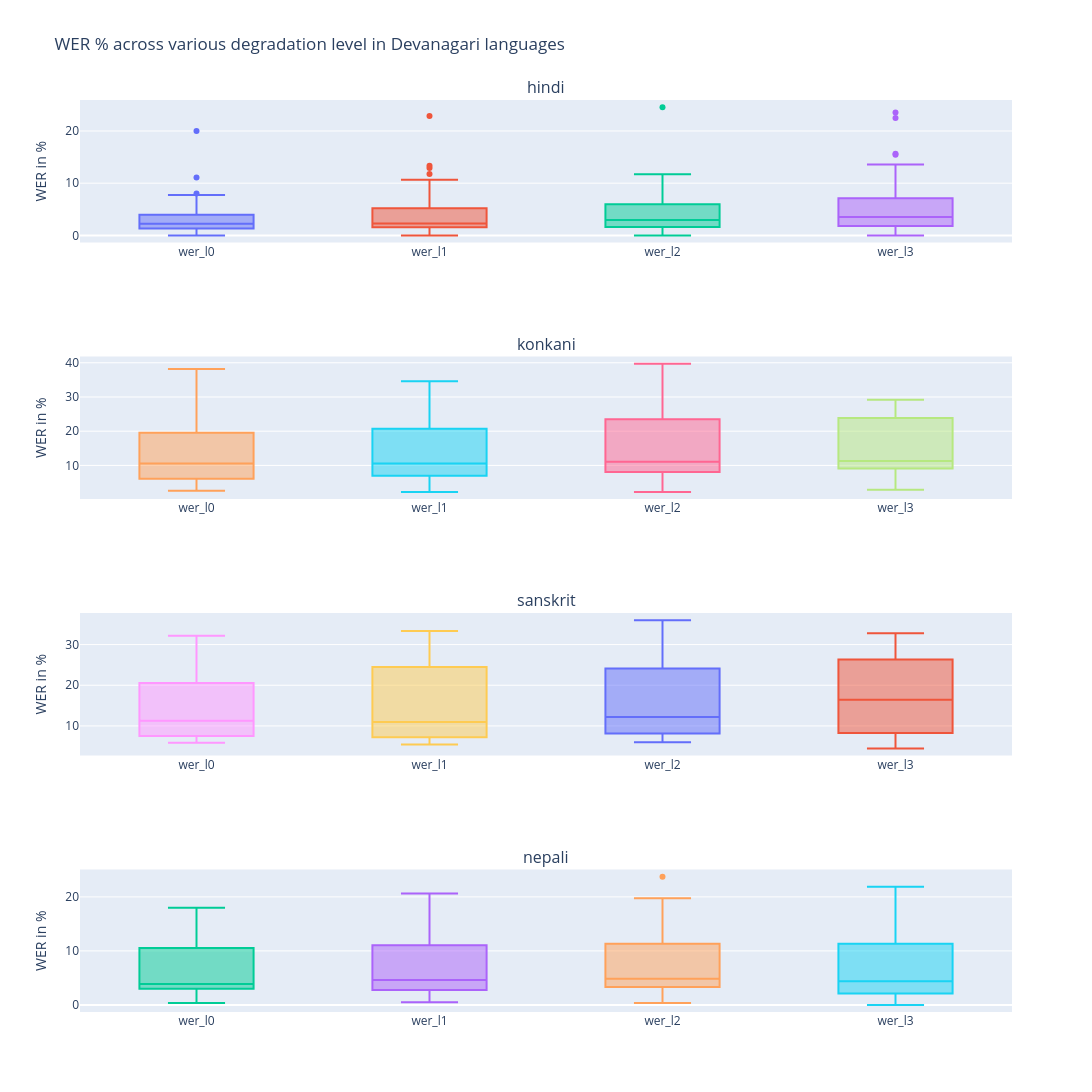

The notebook cell this image was saved under:
### Code cell
display_box_plot(results_df=results_devanagari, script=script, metric_type='WER').show()

### Figure 1 — Plotly figure (JSON) as saved in the notebook; plotly's stock layout.template omitted (floating-point values rounded to 4 significant figures)
{"data": [{"name": "wer_l0", "text": ["Devanagari_Noto_Sans_19", "Devanagari_Noto_Serif_Devanagari_18", "Devanagari_Anek_Devanagari_22", "Devanagari_Noto_Sans_23", "Devanagari_Poppins_13", "Devanagari_Poppins_29", "Devanagari_Poppins_4", "Devanagari_Anek_Devanagari_12", "Devanagari_Noto_Sans_3", "Devanagari_Noto_Sans_24", "Devanagari_Anek_Devanagari_25", "Devanagari_Poppins_2", "Devanagari_Noto_Sans_Devanagari_27", "Devanagari_Poppins_15", "Devanagari_Noto_Serif_Devanagari_7", "Devanagari_Noto_Sans_Devanagari_28", "Devanagari_Anek_Devanagari_26", "Devanagari_Noto_Serif_Devanagari_30", "Devanagari_Noto_Serif_Devanagari_8", "Devanagari_Poppins_20", "Devanagari_Noto_Sans_10", "Devanagari_Anek_Devanagari_11", "Devanagari_Noto_Sans_Devanagari_14", "Devanagari_Noto_Serif_Devanagari_16", "Devanagari_Noto_Sans_Devanagari_9", "Devanagari_Anek_Devanagari_17", "Devanagari_Noto_Sans_6", "Devanagari_Noto_Serif_Devanagari_21", "Devanagari_Anek_Devanagari_5"], "type": "box", "xaxis": "x", "y": [1.911, 2.273, 5.226, 1.404, 8.039, 3.731, 4.839, 1.303, 0.3226, 0.7634, 1.695, 7.742, 0.0, 4.56, 0.9677, 2.817, 20.0, 2.273, 0.6472, 2.614, 1.278, 2.244, 3.268, 1.929, 1.623, 11.07, 1.613, 2.373, 0.6494], "yaxis": "y"}, {"name": "wer_l1", "text": ["Devanagari_Noto_Sans_19", "Devanagari_Noto_Serif_Devanagari_18", "Devanagari_Anek_Devanagari_22", "Devanagari_Noto_Sans_23", "Devanagari_Poppins_13", "Devanagari_Poppins_29", "Devanagari_Poppins_4", "Devanagari_Anek_Devanagari_12", "Devanagari_Noto_Sans_3", "Devanagari_Noto_Sans_24", "Devanagari_Anek_Devanagari_25", "Devanagari_Poppins_2", "Devanagari_Noto_Sans_Devanagari_27", "Devanagari_Poppins_15", "Devanagari_Noto_Serif_Devanagari_7", "Devanagari_Noto_Sans_Devanagari_28", "Devanagari_Anek_Devanagari_26", "Devanagari_Noto_Serif_Devanagari_30", "Devanagari_Noto_Serif_Devanagari_8", "Devanagari_Poppins_20", "Devanagari_Noto_Sans_10", "Devanagari_Anek_Devanagari_11", "Devanagari_Noto_Sans_Devanagari_14", "Devanagari_Noto_Serif_Devanagari_16", "Devanagari_Noto_Sans_Devanagari_9", "Devanagari_Anek_Devanagari_17", "Devanagari_Noto_Sans_6", "Devanagari_Noto_Serif_Devanagari_21", "Devanagari_Anek_Devanagari_5"], "type": "box", "xaxis": "x", "y": [2.229, 3.247, 5.226, 2.105, 9.968, 2.985, 12.9, 0.6515, 1.29, 0.7634, 1.695, 10.65, 0.0, 5.212, 0.9677, 2.817, 22.86, 2.273, 1.942, 11.76, 0.9585, 2.564, 2.614, 1.929, 3.247, 13.36, 1.613, 2.034, 1.299], "yaxis": "y"}, {"name": "wer_l2", "text": ["Devanagari_Noto_Sans_19", "Devanagari_Noto_Serif_Devanagari_18", "Devanagari_Anek_Devanagari_22", "Devanagari_Noto_Sans_23", "Devanagari_Poppins_13", "Devanagari_Poppins_29", "Devanagari_Poppins_4", "Devanagari_Anek_Devanagari_12", "Devanagari_Noto_Sans_3", "Devanagari_Noto_Sans_24", "Devanagari_Anek_Devanagari_25", "Devanagari_Poppins_2", "Devanagari_Noto_Sans_Devanagari_27", "Devanagari_Poppins_15", "Devanagari_Noto_Serif_Devanagari_7", "Devanagari_Noto_Sans_Devanagari_28", "Devanagari_Anek_Devanagari_26", "Devanagari_Noto_Serif_Devanagari_30", "Devanagari_Noto_Serif_Devanagari_8", "Devanagari_Poppins_20", "Devanagari_Noto_Sans_10", "Devanagari_Anek_Devanagari_11", "Devanagari_Noto_Sans_Devanagari_14", "Devanagari_Noto_Serif_Devanagari_16", "Devanagari_Noto_Sans_Devanagari_9", "Devanagari_Anek_Devanagari_17", "Devanagari_Noto_Sans_6", "Devanagari_Noto_Serif_Devanagari_21", "Devanagari_Anek_Devanagari_5"], "type": "box", "xaxis": "x", "y": [3.503, 2.922, 5.575, 1.754, 9.325, 4.478, 5.161, 1.954, 0.0, 1.145, 1.695, 9.677, 0.0, 7.818, 1.613, 2.817, 24.57, 3.03, 1.294, 7.19, 0.9585, 2.564, 2.941, 8.039, 2.922, 11.73, 1.613, 2.373, 1.623], "yaxis": "y"}, {"name": "wer_l3", "text": ["Devanagari_Noto_Sans_19", "Devanagari_Noto_Serif_Devanagari_18", "Devanagari_Anek_Devanagari_22", "Devanagari_Noto_Sans_23", "Devanagari_Poppins_13", "Devanagari_Poppins_29", "Devanagari_Poppins_4", "Devanagari_Anek_Devanagari_12", "Devanagari_Noto_Sans_3", "Devanagari_Noto_Sans_24", "Devanagari_Anek_Devanagari_25", "Devanagari_Poppins_2", "Devanagari_Noto_Sans_Devanagari_27", "Devanagari_Poppins_15", "Devanagari_Noto_Serif_Devanagari_7", "Devanagari_Noto_Sans_Devanagari_28", "Devanagari_Anek_Devanagari_26", "Devanagari_Noto_Serif_Devanagari_30", "Devanagari_Noto_Serif_Devanagari_8", "Devanagari_Poppins_20", "Devanagari_Noto_Sans_10", "Devanagari_Anek_Devanagari_11", "Devanagari_Noto_Sans_Devanagari_14", "Devanagari_Noto_Serif_Devanagari_16", "Devanagari_Noto_Sans_Devanagari_9", "Devanagari_Anek_Devanagari_17", "Devanagari_Noto_Sans_6", "Devanagari_Noto_Serif_Devanagari_21", "Devanagari_Anek_Devanagari_5"], "type": "box", "xaxis": "x", "y": [3.185, 4.87, 6.272, 2.456, 22.51, 4.478, 6.129, 1.303, 0.0, 1.527, 1.271, 9.677, 1.282, 10.1, 0.6452, 3.521, 15.43, 4.545, 2.265, 4.248, 1.917, 3.205, 23.53, 2.251, 5.195, 15.64, 1.935, 13.56, 0.6494], "yaxis": "y"}, {"name": "wer_l0", "text": ["Devanagari_Noto_Sans_19", "Devanagari_Anek_Devanagari_18", "Devanagari_Poppins_12", "Devanagari_Noto_Sans_4", "Devanagari_Anek_Devanagari_15", "Devanagari_Noto_Sans_Devanagari_7", "Devanagari_Noto_Serif_Devanagari_6", "Devanagari_Noto_Sans_3", "Devanagari_Poppins_14", "Devanagari_Poppins_23", "Devanagari_Noto_Sans_Devanagari_27", "Devanagari_Anek_Devanagari_13", "Devanagari_Noto_Sans_Devanagari_24", "Devanagari_Noto_Sans_1", "Devanagari_Noto_Serif_Devanagari_30", "Devanagari_Noto_Serif_Devanagari_8", "Devanagari_Noto_Serif_Devanagari_26", "Devanagari_Poppins_20", "Devanagari_Noto_Sans_Devanagari_29", "Devanagari_Noto_Sans_10", "Devanagari_Noto_Serif_Devanagari_11", "Devanagari_Noto_Sans_Devanagari_25", "Devanagari_Noto_Sans_21", "Devanagari_Noto_Sans_Devanagari_22", "Devanagari_Anek_Devanagari_16", "Devanagari_Noto_Serif_Devanagari_2", "Devanagari_Noto_Sans_Devanagari_9", "Devanagari_Noto_Serif_Devanagari_17"], "type": "box", "xaxis": "x2", "y": [10.16, 23.81, 17.3, 5.788, 8.766, 38.14, 4.235, 5.825, 27.24, 13.93, 11.76, 28.1, 7.345, 5.195, 21.74, 5.788, 32.05, 16.83, 11.02, 2.589, 9.677, 27.59, 8.108, 14.15, 12.97, 6.41, 7.962, 3.514], "yaxis": "y2"}, {"name": "wer_l1", "text": ["Devanagari_Noto_Sans_19", "Devanagari_Anek_Devanagari_18", "Devanagari_Poppins_12", "Devanagari_Noto_Sans_4", "Devanagari_Anek_Devanagari_15", "Devanagari_Noto_Sans_Devanagari_7", "Devanagari_Noto_Serif_Devanagari_6", "Devanagari_Noto_Sans_3", "Devanagari_Poppins_14", "Devanagari_Poppins_23", "Devanagari_Noto_Sans_Devanagari_27", "Devanagari_Anek_Devanagari_13", "Devanagari_Noto_Sans_Devanagari_24", "Devanagari_Noto_Sans_1", "Devanagari_Noto_Serif_Devanagari_30", "Devanagari_Noto_Serif_Devanagari_8", "Devanagari_Noto_Serif_Devanagari_26", "Devanagari_Poppins_20", "Devanagari_Noto_Sans_Devanagari_29", "Devanagari_Noto_Sans_10", "Devanagari_Noto_Serif_Devanagari_11", "Devanagari_Noto_Sans_Devanagari_25", "Devanagari_Noto_Sans_21", "Devanagari_Noto_Sans_Devanagari_22", "Devanagari_Anek_Devanagari_16", "Devanagari_Noto_Serif_Devanagari_2", "Devanagari_Noto_Sans_Devanagari_9", "Devanagari_Noto_Serif_Devanagari_17"], "type": "box", "xaxis": "x2", "y": [10.16, 23.81, 17.92, 6.109, 7.143, 34.62, 4.886, 6.149, 32.69, 17.91, 11.76, 27.78, 6.78, 6.494, 23.48, 9.003, 27.56, 15.24, 11.02, 2.265, 9.032, 25.29, 7.658, 15.61, 11.39, 7.692, 8.599, 3.195], "yaxis": "y2"}, {"name": "wer_l2", "text": ["Devanagari_Noto_Sans_19", "Devanagari_Anek_Devanagari_18", "Devanagari_Poppins_12", "Devanagari_Noto_Sans_4", "Devanagari_Anek_Devanagari_15", "Devanagari_Noto_Sans_Devanagari_7", "Devanagari_Noto_Serif_Devanagari_6", "Devanagari_Noto_Sans_3", "Devanagari_Poppins_14", "Devanagari_Poppins_23", "Devanagari_Noto_Sans_Devanagari_27", "Devanagari_Anek_Devanagari_13", "Devanagari_Noto_Sans_Devanagari_24", "Devanagari_Noto_Sans_1", "Devanagari_Noto_Serif_Devanagari_30", "Devanagari_Noto_Serif_Devanagari_8", "Devanagari_Noto_Serif_Devanagari_26", "Devanagari_Poppins_20", "Devanagari_Noto_Sans_Devanagari_29", "Devanagari_Noto_Sans_10", "Devanagari_Noto_Serif_Devanagari_11", "Devanagari_Noto_Sans_Devanagari_25", "Devanagari_Noto_Sans_21", "Devanagari_Noto_Sans_Devanagari_22", "Devanagari_Anek_Devanagari_16", "Devanagari_Noto_Serif_Devanagari_2", "Devanagari_Noto_Sans_Devanagari_9", "Devanagari_Noto_Serif_Devanagari_17"], "type": "box", "xaxis": "x2", "y": [11.11, 25.08, 22.01, 7.395, 9.091, 39.74, 4.56, 9.709, 25.0, 16.42, 11.03, 26.8, 8.475, 4.87, 26.09, 9.646, 32.05, 17.14, 11.86, 2.265, 10.0, 27.59, 7.658, 15.12, 12.03, 6.09, 9.554, 3.514], "yaxis": "y2"}, {"name": "wer_l3", "text": ["Devanagari_Noto_Sans_19", "Devanagari_Anek_Devanagari_18", "Devanagari_Poppins_12", "Devanagari_Noto_Sans_4", "Devanagari_Anek_Devanagari_15", "Devanagari_Noto_Sans_Devanagari_7", "Devanagari_Noto_Serif_Devanagari_6", "Devanagari_Noto_Sans_3", "Devanagari_Poppins_14", "Devanagari_Poppins_23", "Devanagari_Noto_Sans_Devanagari_27", "Devanagari_Anek_Devanagari_13", "Devanagari_Noto_Sans_Devanagari_24", "Devanagari_Noto_Sans_1", "Devanagari_Noto_Serif_Devanagari_30", "Devanagari_Noto_Serif_Devanagari_8", "Devanagari_Noto_Serif_Devanagari_26", "Devanagari_Poppins_20", "Devanagari_Noto_Sans_Devanagari_29", "Devanagari_Noto_Sans_10", "Devanagari_Noto_Serif_Devanagari_11", "Devanagari_Noto_Sans_Devanagari_25", "Devanagari_Noto_Sans_21", "Devanagari_Noto_Sans_Devanagari_22", "Devanagari_Anek_Devanagari_16", "Devanagari_Noto_Serif_Devanagari_2", "Devanagari_Noto_Sans_Devanagari_9", "Devanagari_Noto_Serif_Devanagari_17"], "type": "box", "xaxis": "x2", "y": [11.11, 24.13, 24.21, 8.682, 9.74, 29.17, 9.121, 9.061, 27.88, 14.93, 11.76, 27.78, 7.91, 6.494, 26.96, 9.325, 28.85, 18.73, 9.322, 2.913, 9.677, 23.56, 9.91, 14.63, 12.34, 7.372, 11.46, 6.709], "yaxis": "y2"}, {"name": "wer_l0", "text": ["Devanagari_Poppins_24", "Devanagari_Anek_Devanagari_6", "Devanagari_Noto_Sans_Devanagari_16", "Devanagari_Noto_Serif_Devanagari_18", "Devanagari_Anek_Devanagari_22", "Devanagari_Poppins_12", "Devanagari_Poppins_8", "Devanagari_Anek_Devanagari_15", "Devanagari_Anek_Devanagari_19", "Devanagari_Noto_Serif_Devanagari_28", "Devanagari_Noto_Sans_Devanagari_30", "Devanagari_Noto_Serif_Devanagari_10", "Devanagari_Anek_Devanagari_2", "Devanagari_Noto_Sans_Devanagari_13", "Devanagari_Noto_Serif_Devanagari_9", "Devanagari_Noto_Sans_Devanagari_29", "Devanagari_Poppins_17", "Devanagari_Noto_Serif_Devanagari_11", "Devanagari_Noto_Sans_Devanagari_25", "Devanagari_Noto_Sans_21", "Devanagari_Noto_Sans_Devanagari_14", "Devanagari_Poppins_27", "Devanagari_Anek_Devanagari_5"], "type": "box", "xaxis": "x3", "y": [16.24, 7.348, 11.29, 10.19, 12.5, 23.95, 24.6, 13.74, 22.83, 27.08, 21.82, 7.767, 9.206, 5.844, 8.682, 10.45, 32.15, 13.92, 6.129, 6.688, 7.419, 16.67, 7.051], "yaxis": "y3"}, {"name": "wer_l1", "text": ["Devanagari_Poppins_24", "Devanagari_Anek_Devanagari_6", "Devanagari_Noto_Sans_Devanagari_16", "Devanagari_Noto_Serif_Devanagari_18", "Devanagari_Anek_Devanagari_22", "Devanagari_Poppins_12", "Devanagari_Poppins_8", "Devanagari_Anek_Devanagari_15", "Devanagari_Anek_Devanagari_19", "Devanagari_Noto_Serif_Devanagari_28", "Devanagari_Noto_Sans_Devanagari_30", "Devanagari_Noto_Serif_Devanagari_10", "Devanagari_Anek_Devanagari_2", "Devanagari_Noto_Sans_Devanagari_13", "Devanagari_Noto_Serif_Devanagari_9", "Devanagari_Noto_Sans_Devanagari_29", "Devanagari_Poppins_17", "Devanagari_Noto_Serif_Devanagari_11", "Devanagari_Noto_Sans_Devanagari_25", "Devanagari_Noto_Sans_21", "Devanagari_Noto_Sans_Devanagari_14", "Devanagari_Poppins_27", "Devanagari_Anek_Devanagari_5"], "type": "box", "xaxis": "x3", "y": [16.56, 5.431, 10.97, 9.554, 11.22, 26.86, 25.57, 13.1, 26.05, 33.33, 21.82, 7.767, 9.206, 5.844, 13.18, 5.97, 28.94, 10.36, 6.129, 7.006, 7.742, 25.36, 6.09], "yaxis": "y3"}, {"name": "wer_l2", "text": ["Devanagari_Poppins_24", "Devanagari_Anek_Devanagari_6", "Devanagari_Noto_Sans_Devanagari_16", "Devanagari_Noto_Serif_Devanagari_18", "Devanagari_Anek_Devanagari_22", "Devanagari_Poppins_12", "Devanagari_Poppins_8", "Devanagari_Anek_Devanagari_15", "Devanagari_Anek_Devanagari_19", "Devanagari_Noto_Serif_Devanagari_28", "Devanagari_Noto_Sans_Devanagari_30", "Devanagari_Noto_Serif_Devanagari_10", "Devanagari_Anek_Devanagari_2", "Devanagari_Noto_Sans_Devanagari_13", "Devanagari_Noto_Serif_Devanagari_9", "Devanagari_Noto_Sans_Devanagari_29", "Devanagari_Poppins_17", "Devanagari_Noto_Serif_Devanagari_11", "Devanagari_Noto_Sans_Devanagari_25", "Devanagari_Noto_Sans_21", "Devanagari_Noto_Sans_Devanagari_14", "Devanagari_Poppins_27", "Devanagari_Anek_Devanagari_5"], "type": "box", "xaxis": "x3", "y": [24.2, 8.307, 14.52, 8.599, 12.18, 23.95, 28.16, 13.1, 25.4, 26.04, 21.82, 8.091, 11.43, 6.818, 9.646, 5.97, 36.01, 12.62, 9.032, 6.369, 6.129, 24.64, 6.731], "yaxis": "y3"}, {"name": "wer_l3", "text": ["Devanagari_Poppins_24", "Devanagari_Anek_Devanagari_6", "Devanagari_Noto_Sans_Devanagari_16", "Devanagari_Noto_Serif_Devanagari_18", "Devanagari_Anek_Devanagari_22", "Devanagari_Poppins_12", "Devanagari_Poppins_8", "Devanagari_Anek_Devanagari_15", "Devanagari_Anek_Devanagari_19", "Devanagari_Noto_Serif_Devanagari_28", "Devanagari_Noto_Sans_Devanagari_30", "Devanagari_Noto_Serif_Devanagari_10", "Devanagari_Anek_Devanagari_2", "Devanagari_Noto_Sans_Devanagari_13", "Devanagari_Noto_Serif_Devanagari_9", "Devanagari_Noto_Sans_Devanagari_29", "Devanagari_Poppins_17", "Devanagari_Noto_Serif_Devanagari_11", "Devanagari_Noto_Sans_Devanagari_25", "Devanagari_Noto_Sans_21", "Devanagari_Noto_Sans_Devanagari_14", "Devanagari_Poppins_27", "Devanagari_Anek_Devanagari_5"], "type": "box", "xaxis": "x3", "y": [32.8, 6.709, 16.45, 20.7, 19.87, 28.48, 30.1, 13.74, 27.65, 28.12, 20.0, 9.709, 11.75, 7.792, 10.29, 4.478, 32.8, 9.709, 4.839, 7.643, 7.419, 22.46, 16.99], "yaxis": "y3"}, {"name": "wer_l0", "text": ["Devanagari_Poppins_24", "Devanagari_Noto_Sans_5", "Devanagari_Noto_Sans_Devanagari_21", "Devanagari_Noto_Sans_14", "Devanagari_Noto_Serif_Devanagari_1", "Devanagari_Poppins_29", "Devanagari_Noto_Sans_18", "Devanagari_Poppins_25", "Devanagari_Noto_Serif_Devanagari_23", "Devanagari_Poppins_22", "Devanagari_Noto_Sans_12", "Devanagari_Noto_Serif_Devanagari_7", "Devanagari_Anek_Devanagari_10", "Devanagari_Noto_Sans_Devanagari_28", "Devanagari_Anek_Devanagari_26", "Devanagari_Anek_Devanagari_30", "Devanagari_Noto_Serif_Devanagari_27", "Devanagari_Anek_Devanagari_3", "Devanagari_Noto_Sans_Devanagari_13", "Devanagari_Anek_Devanagari_4", "Devanagari_Noto_Serif_Devanagari_2", "Devanagari_Anek_Devanagari_8", "Devanagari_Noto_Sans_Devanagari_9", "Devanagari_Noto_Sans_16", "Devanagari_Anek_Devanagari_17", "Devanagari_Noto_Sans_6", "Devanagari_Poppins_11", "Devanagari_Noto_Sans_20"], "type": "box", "xaxis": "x4", "y": [17.44, 3.226, 6.061, 1.29, 3.268, 14.58, 10.93, 12.61, 2.703, 18.01, 2.265, 3.548, 3.859, 1.0, 17.11, 0.5495, 3.318, 4.487, 6.515, 13.07, 1.954, 8.117, 3.583, 3.247, 10.16, 3.883, 4.153, 0.3704], "yaxis": "y4"}, {"name": "wer_l1", "text": ["Devanagari_Poppins_24", "Devanagari_Noto_Sans_5", "Devanagari_Noto_Sans_Devanagari_21", "Devanagari_Noto_Sans_14", "Devanagari_Noto_Serif_Devanagari_1", "Devanagari_Poppins_29", "Devanagari_Noto_Sans_18", "Devanagari_Poppins_25", "Devanagari_Noto_Serif_Devanagari_23", "Devanagari_Poppins_22", "Devanagari_Noto_Sans_12", "Devanagari_Noto_Serif_Devanagari_7", "Devanagari_Anek_Devanagari_10", "Devanagari_Noto_Sans_Devanagari_28", "Devanagari_Anek_Devanagari_26", "Devanagari_Anek_Devanagari_30", "Devanagari_Noto_Serif_Devanagari_27", "Devanagari_Anek_Devanagari_3", "Devanagari_Noto_Sans_Devanagari_13", "Devanagari_Anek_Devanagari_4", "Devanagari_Noto_Serif_Devanagari_2", "Devanagari_Anek_Devanagari_8", "Devanagari_Noto_Sans_Devanagari_9", "Devanagari_Noto_Sans_16", "Devanagari_Anek_Devanagari_17", "Devanagari_Noto_Sans_6", "Devanagari_Poppins_11", "Devanagari_Noto_Sans_20"], "type": "box", "xaxis": "x4", "y": [19.38, 4.516, 6.061, 1.613, 1.307, 16.67, 11.9, 12.61, 3.089, 18.77, 1.618, 4.839, 3.215, 0.5, 20.61, 1.648, 4.739, 5.128, 3.909, 12.09, 2.606, 7.468, 3.583, 2.922, 10.16, 2.265, 5.112, 3.704], "yaxis": "y4"}, {"name": "wer_l2", "text": ["Devanagari_Poppins_24", "Devanagari_Noto_Sans_5", "Devanagari_Noto_Sans_Devanagari_21", "Devanagari_Noto_Sans_14", "Devanagari_Noto_Serif_Devanagari_1", "Devanagari_Poppins_29", "Devanagari_Noto_Sans_18", "Devanagari_Poppins_25", "Devanagari_Noto_Serif_Devanagari_23", "Devanagari_Poppins_22", "Devanagari_Noto_Sans_12", "Devanagari_Noto_Serif_Devanagari_7", "Devanagari_Anek_Devanagari_10", "Devanagari_Noto_Sans_Devanagari_28", "Devanagari_Anek_Devanagari_26", "Devanagari_Anek_Devanagari_30", "Devanagari_Noto_Serif_Devanagari_27", "Devanagari_Anek_Devanagari_3", "Devanagari_Noto_Sans_Devanagari_13", "Devanagari_Anek_Devanagari_4", "Devanagari_Noto_Serif_Devanagari_2", "Devanagari_Anek_Devanagari_8", "Devanagari_Noto_Sans_Devanagari_9", "Devanagari_Noto_Sans_16", "Devanagari_Anek_Devanagari_17", "Devanagari_Noto_Sans_6", "Devanagari_Poppins_11", "Devanagari_Noto_Sans_20"], "type": "box", "xaxis": "x4", "y": [17.44, 3.548, 9.091, 1.613, 5.556, 18.23, 9.968, 13.48, 3.089, 23.75, 1.618, 3.548, 4.823, 0.5, 19.74, 2.747, 11.85, 4.487, 5.863, 13.07, 3.583, 5.519, 3.909, 4.87, 10.79, 1.618, 4.792, 0.3704], "yaxis": "y4"}, {"name": "wer_l3", "text": ["Devanagari_Poppins_24", "Devanagari_Noto_Sans_5", "Devanagari_Noto_Sans_Devanagari_21", "Devanagari_Noto_Sans_14", "Devanagari_Noto_Serif_Devanagari_1", "Devanagari_Poppins_29", "Devanagari_Noto_Sans_18", "Devanagari_Poppins_25", "Devanagari_Noto_Serif_Devanagari_23", "Devanagari_Poppins_22", "Devanagari_Noto_Sans_12", "Devanagari_Noto_Serif_Devanagari_7", "Devanagari_Anek_Devanagari_10", "Devanagari_Noto_Sans_Devanagari_28", "Devanagari_Anek_Devanagari_26", "Devanagari_Anek_Devanagari_30", "Devanagari_Noto_Serif_Devanagari_27", "Devanagari_Anek_Devanagari_3", "Devanagari_Noto_Sans_Devanagari_13", "Devanagari_Anek_Devanagari_4", "Devanagari_Noto_Serif_Devanagari_2", "Devanagari_Anek_Devanagari_8", "Devanagari_Noto_Sans_Devanagari_9", "Devanagari_Noto_Sans_16", "Devanagari_Anek_Devanagari_17", "Devanagari_Noto_Sans_6", "Devanagari_Poppins_11", "Devanagari_Noto_Sans_20"], "type": "box", "xaxis": "x4", "y": [20.93, 3.548, 4.545, 2.903, 1.961, 15.1, 10.93, 11.74, 1.158, 20.31, 1.618, 7.097, 5.145, 0.0, 17.54, 1.648, 2.844, 4.167, 5.863, 21.9, 1.954, 7.468, 3.257, 2.922, 16.83, 2.265, 5.431, 0.3704], "yaxis": "y4"}], "layout": {"annotations": [{"font": {"size": 16}, "showarrow": false, "text": "hindi", "x": 0.5, "xanchor": "center", "xref": "paper", "y": 1, "yanchor": "bottom", "yref": "paper"}, {"font": {"size": 16}, "showarrow": false, "text": "konkani", "x": 0.5, "xanchor": "center", "xref": "paper", "y": 0.7188, "yanchor": "bottom", "yref": "paper"}, {"font": {"size": 16}, "showarrow": false, "text": "sanskrit", "x": 0.5, "xanchor": "center", "xref": "paper", "y": 0.4375, "yanchor": "bottom", "yref": "paper"}, {"font": {"size": 16}, "showarrow": false, "text": "nepali", "x": 0.5, "xanchor": "center", "xref": "paper", "y": 0.1562, "yanchor": "bottom", "yref": "paper"}], "height": 1200, "showlegend": false, "title": {"text": "WER % across various degradation level in Devanagari languages"}, "width": 1400, "xaxis": {"anchor": "y", "domain": [0, 1]}, "xaxis2": {"anchor": "y2", "domain": [0, 1]}, "xaxis3": {"anchor": "y3", "domain": [0, 1]}, "xaxis4": {"anchor": "y4", "domain": [0, 1]}, "yaxis": {"anchor": "x", "domain": [0.8438, 1], "title": {"text": "WER in %"}}, "yaxis2": {"anchor": "x2", "domain": [0.5625, 0.7188], "title": {"text": "WER in %"}}, "yaxis3": {"anchor": "x3", "domain": [0.2812, 0.4375], "title": {"text": "WER in %"}}, "yaxis4": {"anchor": "x4", "domain": [0, 0.1562], "title": {"text": "WER in %"}}}}
